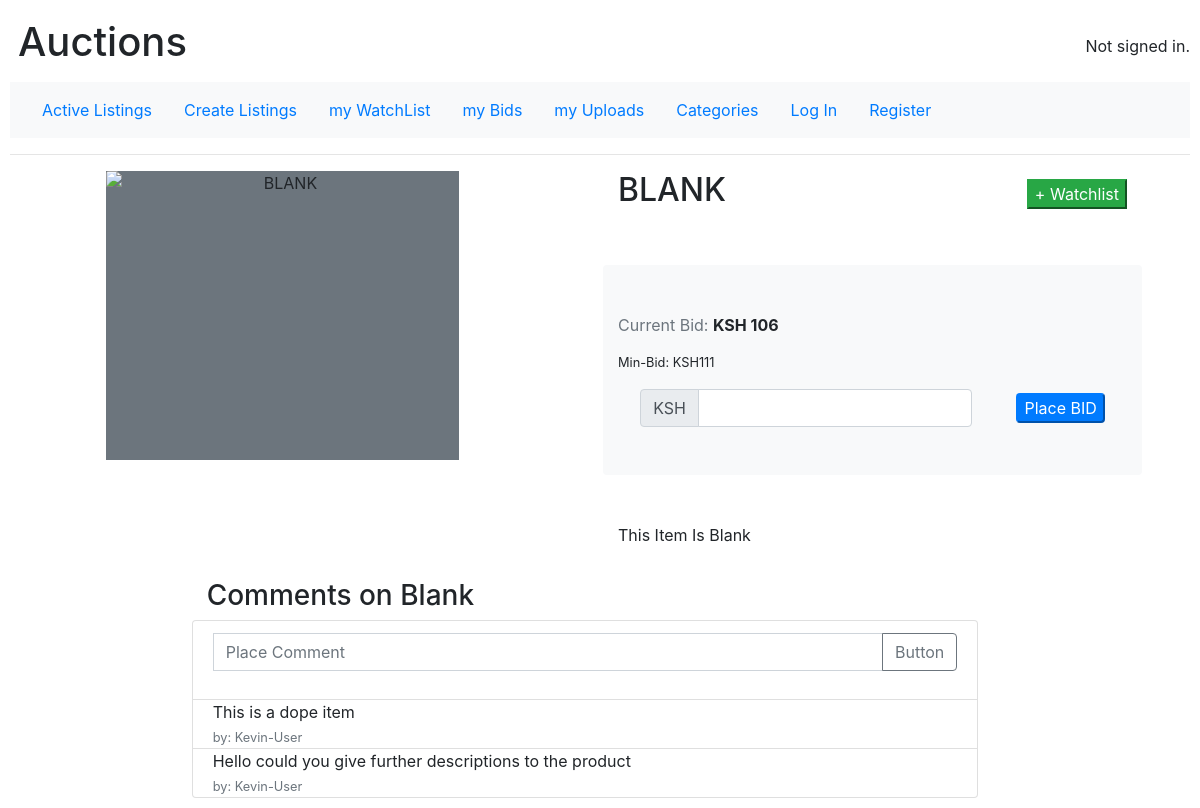
/listing/2, run on the app's committed database.
### auctions/models.py (models this page shows, shortened)
class AuctionListing(models.Model):
    title = models.CharField(max_length=64)
    description = models.TextField()
    start_price = models.IntegerField()
    current_bid = models.IntegerField()
    photo = models.CharField(max_length=255, null = True, blank=True)
    display_button = models.BooleanField(default=True)
    creator = models.ForeignKey(User, on_delete=models.CASCADE, related_name="listing_creator")
    listing_category = models.ForeignKey(Category, default=1, on_delete=models.CASCADE, blank=True, related_name="item_category")
    listing_open = models.BooleanField(default=True)

class Comment(models.Model):
    comment = models.CharField(max_length=64)
    commentor = models.ForeignKey(User, on_delete=models.CASCADE, related_name="listing_commentor")
    comment_item = models.ForeignKey(AuctionListing, on_delete=models.CASCADE, related_name="listing_comment")

class User(AbstractUser):
    pass

### auctions/views.py (the view)
# urls.py: path("listing/<int:listing_id>",views.listing_page, name="listing"),
def listing_page(request, listing_id):
    listing = AuctionListing.objects.get(pk=listing_id)
    min_bid = listing.current_bid + 5
    comments = listing.listing_comment.all()
    if listing.listing_open == False:
        close = "CLOSED"
        try:
            info = Info.objects.get(won_listing=listing)
        except:
            info = ""
    else:
        close = ""
        info = ""
    try:
        condition = listing.bids.get(bidder__isnull=False)
    except:
        condition =""
    if not condition:
        close_button = False
    else:
        close_button = True
    try:
        Bid.objects.get(bid_identifier=listing_id)
        button = False
    except:
        button = True
    context = {
        "listing": listing,
        "status": listing.listing_open,
        "min_bid": min_bid,
        "info": info,
        "closed": close,
        "button": button,
        "cButton": close_button,
        "comments": comments
    }
    return render(request, "auctions/listing.html", context)

### auctions/templates/auctions/listing.html (shortened to what this page needs)
{% extends "auctions/layout.html" %}
{% block body %}
   <div class="row">
       <div class="col-6 row">
           <div class="col-2"></div>
            <div class="col-8">
                <div class="embed-responsive embed-responsive-4by3 bg-secondary p-5">
                    <img src="{{listing.photo}}" alt="{{listing.title}}" class="card-img-top embed-responsive-item text-center text-uppercase">
                 </div>
            </div>
       </div>
       {%if user == listing.creator %}
       <div class="col-6 px-5">
        <div class="d-flex align-items-center justify-content-between">
            <div><h2 class="text-uppercase">{{listing.title}} <span class="text-danger">{{closed}}</span> </h2></div>
            <div>
                {% if listing.listing_open %}
                {% if cButton %}
                <form action="{% url 'close' %}" method="POST">
                    {% csrf_token %}
                    <input name="lastBid" type="text" value="{{listing.id}}" hidden>
                    <input class="btn-danger" type="submit" value="Close Listing">
                </form>
                {%else%}
                <p class="text-info">Waiting for Bids</p>
                {%endif%}
                {%endif%}
            </div>
        </div>
        <div class="col-12">
            <p>
                <span class="text-muted">Current Bid:</span>
                <span class="font-weight-bold">KSH {{listing.current_bid}} </span>
            </p>
            <p>
                <span class="text-muted small">Inital Price:</span>
                <span class="font-weight-bold small">KSH {{listing.start_price}} </span>
            </p>
            {% if info %}
            <h3>Top-Bidder Info:  </h3>
            <p>Username: {{info.winner_Username}}</p>
            <p>Email: {{info.winner_Email}} </p>
            {%endif%}
        </div>
       </div>
        {% else %}
        {% if status %}
        <div class="col-6 px-5">
            <div class="d-flex align-items-center justify-content-between">
                <div><h2 class="text-uppercase">{{listing.title}}</h2></div>
                <div>
                    {%if button %}
                    <form action="{% url 'watchlist' %}" method="POST">
                        <input class="btn-success" type="submit" value="+ Watchlist">
                    </form>
                    {%else%}
                    <p class="text-success">In Watchlist</p>
                    {%endif%}
                </div>
            </div>
            <div class="row bg-light my-5 rounded py-5">
                <div class="col-12">
                    <p>
                        <span class="text-muted">Current Bid:</span>
                        <span class="font-weight-bold">KSH {{listing.current_bid}} </span>
                        </p>
                        <p class="small">Min-Bid: KSH{{min_bid}} </p>
                </div>
                <div class="col-12">
                    <form action="{% url 'bidlist' %}" method="POST">
                        <div class="d-flex align-items-center justify-content-around">
                            <div>
                            <div class="input-group">
                                <div class="input-group-prepend">
                                    <span class="input-group-text">KSH</span>
                                </div>
                                <input class="form-control" type="number" name="bid_price" min="{{min_bid}}">
                            </div>
                            </div>
                            <div><input class="btn-primary rounded" type="submit" value="Place BID"></div>
                        </div>
                    </form>
                </div>
            </div>
            <p>{{listing.description}}</p>
        </div>
        {%endif%}
        {%endif%}
        <div class="col-12 mt-3 row">
            <div class="col-md-2"></div>
            <div class="col-sm-12 col-md-8">
                <h3>Comments on {{listing.title}}</h3>
                <ul class="list-group row">
                    <li class="list-group-item">
                        <form action="{% url 'comments' %}" method="POST">
                            <div class="d-flex align-items-center justify-content-around">
                                <div class="input-group mb-3">
                                    <input name="comment" type="text" class="form-control" placeholder="Place Comment">
                                    <div class="input-group-append">
                                      <button class="btn btn-outline-secondary" type="submit">Button</button>
                                    </div>
                                  </div>
                            </div>
                        </form>
                    </li>
                    {% for comment in comments %}
                    <li class="list-group-item py-0">
                        <p class="d-flex align-items-center py-0 my-0">{{comment.comment}}</p>
                        <span class="small text-muted">by: {{comment.commentor}}</span>
                    </li>
                    {%endfor%}
                </ul>
            </div>
        </div>
   </div>
{% endblock %}

### auctions/static/auctions/styles.css (style rules this page uses)
body { padding: 10px; }
.embed-responsive .card-img-top { object-fit: cover; }

### data on the page
AuctionListing: title "BLANK", current_bid "106", description "This Item Is Blank", title "Blank"
Comment: comment "This is a dope item", commentor "Kevin-User"
Comment: comment "Hello could you give further descriptions to the product", commentor "Kevin-User"

### other printed values
{{ min_bid }} "111"
